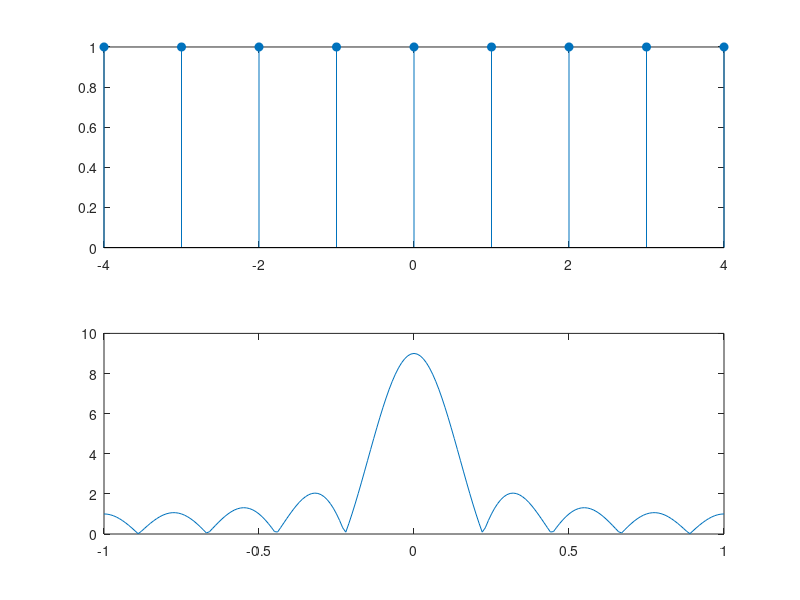

Write the MATLAB code that produced this figure.
w=-pi:0.01*pi:pi;
n=-4:4;
x=ones(size(n));
X=x*exp(-j*n'*w);
subplot(211);
stem(n,x,'filled');
subplot(212);
plot(w/pi,abs(X));
